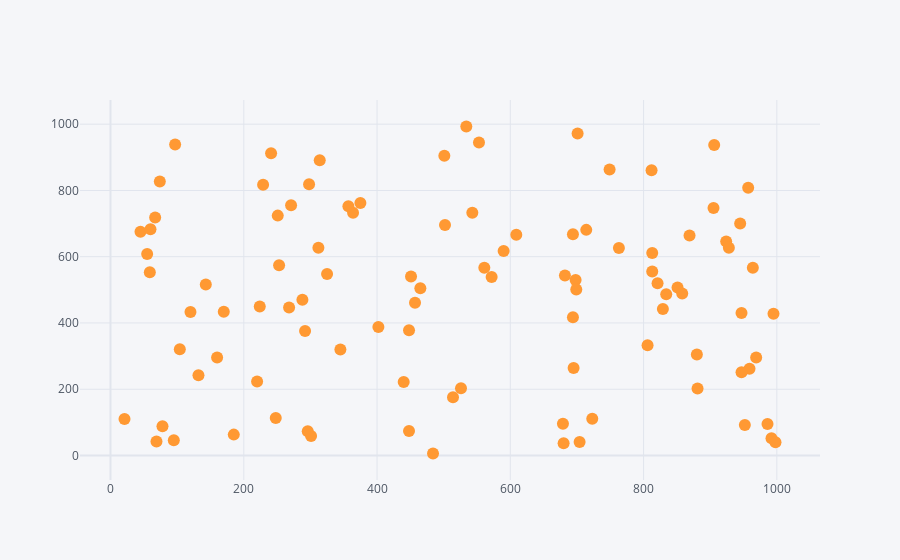

Source (notebook cell):
### Markdown cell above
### Yeah, Good, now add the `x and y` for 'A Real Scatter plot' !

### Code cell
df.iplot(kind= 'scatter', x='A', y='B', mode= 'markers')

### Figure 1 — Plotly figure (JSON) as saved in the notebook; plotly's stock layout.template omitted (floating-point values rounded to 4 significant figures)
{"data": [{"line": {"color": "rgba(255, 153, 51, 1.0)", "dash": "solid", "shape": "linear", "width": 1.3}, "marker": {"size": 12, "symbol": "circle"}, "mode": "markers", "name": "B", "text": "", "type": "scatter", "x": [502, 543, 21, 95, 851, 241, 959, 55, 375, 298, 957, 448, 67, 465, 763, 220, 881, 723, 185, 714, 553, 253, 694, 680, 501, 969, 74, 451, 695, 992, 952, 924, 120, 590, 880, 679, 143, 813, 440, 251, 947, 271, 609, 248, 104, 812, 964, 402, 749, 834, 694, 69, 682, 132, 698, 59, 928, 296, 998, 947, 312, 325, 457, 314, 268, 292, 364, 945, 572, 78, 484, 170, 301, 905, 534, 906, 561, 813, 357, 858, 229, 869, 829, 806, 160, 526, 97, 821, 986, 448, 704, 224, 701, 45, 514, 60, 288, 699, 345, 995], "y": [696, 733, 110, 46, 507, 912, 262, 608, 762, 819, 808, 74, 718, 505, 626, 223, 202, 111, 63, 681, 945, 574, 417, 37, 905, 296, 827, 540, 264, 52, 92, 646, 433, 617, 305, 96, 516, 555, 222, 724, 430, 755, 666, 113, 321, 861, 567, 388, 863, 487, 668, 42, 543, 242, 530, 553, 627, 73, 40, 251, 627, 548, 461, 891, 447, 376, 733, 700, 539, 88, 6, 434, 59, 747, 993, 937, 567, 611, 752, 489, 817, 664, 442, 333, 296, 203, 939, 520, 95, 378, 41, 450, 972, 675, 176, 683, 470, 501, 320, 428]}], "layout": {"legend": {"bgcolor": "#F5F6F9", "font": {"color": "#4D5663"}}, "paper_bgcolor": "#F5F6F9", "plot_bgcolor": "#F5F6F9", "title": {"font": {"color": "#4D5663"}}, "xaxis": {"gridcolor": "#E1E5ED", "showgrid": true, "tickfont": {"color": "#4D5663"}, "title": {"font": {"color": "#4D5663"}, "text": ""}, "zerolinecolor": "#E1E5ED"}, "yaxis": {"gridcolor": "#E1E5ED", "showgrid": true, "tickfont": {"color": "#4D5663"}, "title": {"font": {"color": "#4D5663"}, "text": ""}, "zerolinecolor": "#E1E5ED"}}}
